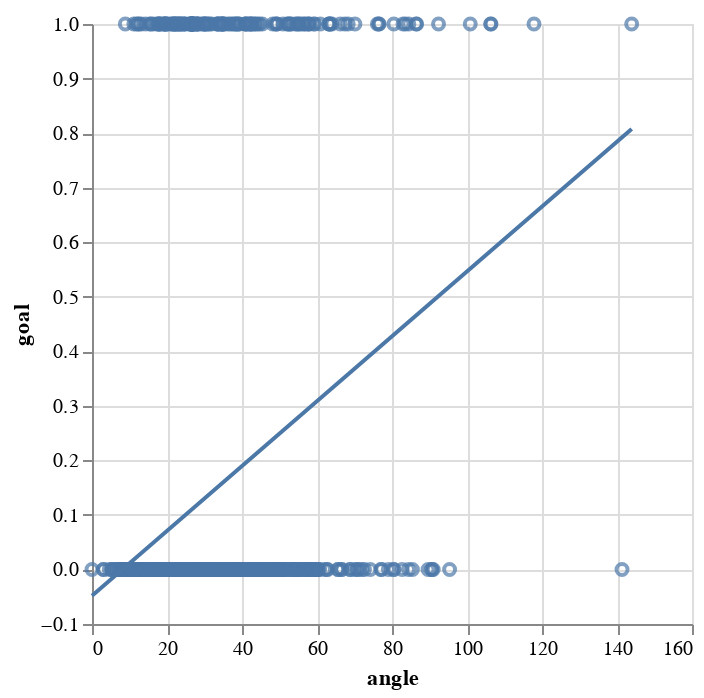

This figure's notebook cell:
### Code cell
import altair as alt

fig = alt.Chart(df_shot).mark_point().encode(
  x='angle',y='goal')

fig + fig.transform_regression('angle','goal').mark_line()

### Figure 1 — Vega-Lite specification as saved in the notebook (floating-point values rounded to 4 significant figures; data arrays with more than 128 entries replaced by an {"elided": "..."} marker saying what was removed)
{"config": {"view": {"continuousWidth": 300, "continuousHeight": 300}}, "layer": [{"mark": {"type": "point"}, "encoding": {"x": {"field": "angle", "type": "quantitative"}, "y": {"field": "goal", "type": "quantitative"}}}, {"mark": {"type": "line"}, "encoding": {"x": {"field": "angle", "type": "quantitative"}, "y": {"field": "goal", "type": "quantitative"}}, "transform": [{"on": "angle", "regression": "goal"}]}], "data": {"name": "data-38a004da3d3c7dd7a7cb7e13c9dfe4d1"}, "$schema": "https://vega.github.io/schema/vega-lite/v5.17.0.json", "datasets": {"data-38a004da3d3c7dd7a7cb7e13c9dfe4d1": {"elided": "1382 records"}}}
